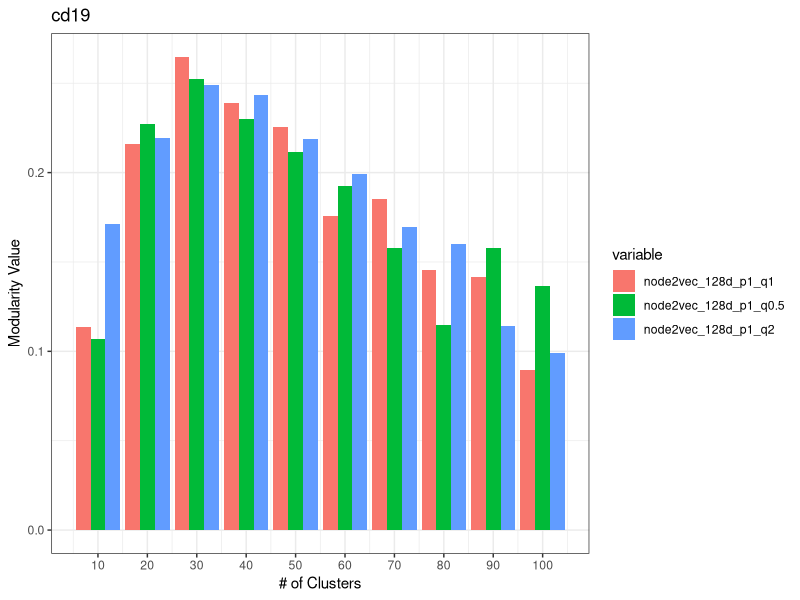
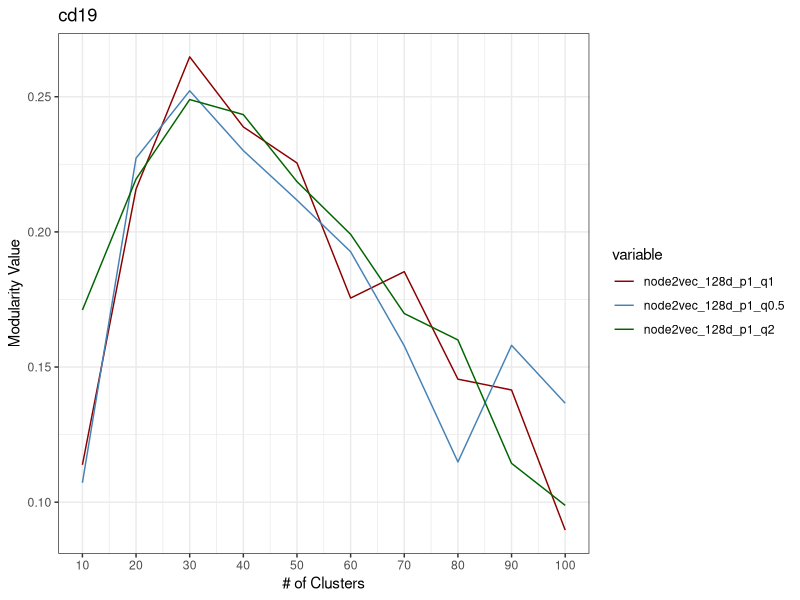

The R source for these figures, in order:
## ---- chunk 1
knitr::opts_chunk$set(echo = TRUE)
## ---- chunk 2
library("readxl")
library("dplyr")
library("tidyr")
library("tidyverse")
library("knitr")
library("ggplot2")
theme_set(theme_bw())
library("sf")
library("rnaturalearth")
library("rnaturalearthdata")
library("lubridate")
library(reshape2)
## ---- chunk 3
cells <- c("breast_variant_human_mammary_epithelial_cells_vhmec", "cd19", "cd34_primary_cells", "cd3_primary_cells", 
    "cd4_primary_cells", "cd56_primary_cells", "cd8_primary_cells", "fetal_adrenal_gland", "fetal_heart", "fetal_intestine_large", 
    "fetal_intestine_small", "fetal_kidney", "fetal_lung", "fetal_muscle", "fetal_muscle_arm", "fetal_muscle_back", 
    "fetal_muscle_leg", "fetal_muscle_lower_limb", "fetal_muscle_trunk", "fetal_ovary", "fetal_renal_cortex", 
    "fetal_renal_pelvis", "fetal_skin", "fetal_spinal_cord", "fetal_stomach", "fetal_testes", "fetal_thymus", "fibroblast", 
    "fibroblasts_fetal_skin_abdomen", "fibroblasts_fetal_skin_back", "fibroblasts_fetal_skin_biceps_left", "fibroblasts_fetal_skin_biceps_right", 
    "fibroblasts_fetal_skin_quadriceps_left", "fibroblasts_fetal_skin_quadriceps_right", "fibroblasts_fetal_skin_scalp", 
    "fibroblasts_fetal_skin_upper_back", "gastric_mucosa", "h1_bmp4_derived_mesendoderm_cultured_cells", "h1_bmp4_derived_trophoblast_cultured_cells", 
    "h1_cells", "h1_derived_mesenchymal_stem_cells", "h1_derived_neuronal_progenitor_cultured_cells", "h9_cells", 
    "imr90_fetal_lung_fibroblasts_cell_line", "keratinocyte", "melanocyte", "ovary", "pancreas", "placenta", 
    "psoas_muscle", "small_bowel_mucosa", "testes")


my_data <- read_excel("modularity_index.xlsx", col_names = FALSE)
## ---- chunk 4
print(as.integer(unlist(my_data[((1 - 1)*12+1 + 1):((1 - 1)*12+1 + 10), 2])))
## ---- chunk 5
for (rownum in 1:55){
  assign(as.character(my_data[(rownum - 1)*12+1,2]), as.integer(unlist(my_data[((rownum-1)*12+1 + 1):((rownum - 1)*12+1 + 10), 2])))
  for (i in 3:ncol(my_data)){
    assign(as.character(my_data[(rownum - 1)*12+1,i]), as.numeric(unlist(my_data[((rownum-1)*12+1 + 1):((rownum - 1)*12+1 + 10), i])))
  }
  
  df <- data.frame(cluster_num, spectral_clustering, node2vec_64d_p1_q1, node2vec_64d_p1_q0.5, node2vec_64d_p1_q2,
    node2vec_128d_p1_q1, node2vec_128d_p1_q0.5, node2vec_128d_p1_q2, node2vec_256d_p1_q1, node2vec_256d_p1_q0.5,
    node2vec_256d_p1_q2, DeepWalk_64d, DeepWalk_128d, DeepWalk_256d, Ohmnet_15_64d,
    Ohmnet_15_128d, Ohmnet_15_256d)
  
  assign(as.character(my_data[(rownum - 1)*12+1,1]), df)
}
## ---- chunk 6
dfm <- melt(cd19[,c('cluster_num','node2vec_128d_p1_q1','node2vec_128d_p1_q0.5','node2vec_128d_p1_q2')],id.vars = 1)
ggplot(dfm, aes(x=cluster_num, y = value)) + 
  geom_bar(aes(fill = variable),stat = "identity",position = "dodge") +
  labs(y= "Modularity Value", x= "# of Clusters") +
  scale_x_continuous(breaks=seq(0, 100, 10)) +
  ggtitle("cd19")
## ---- chunk 7
dfm_1 <- melt(cd19[,c('cluster_num','node2vec_128d_p1_q1','node2vec_128d_p1_q0.5','node2vec_128d_p1_q2')],id.vars = 1)
ggplot(dfm_1, aes(x=cluster_num, y = value)) + 
  geom_line(aes(color = variable, linetype = variable)) +
  scale_color_manual(values = c("darkred", "steelblue", "darkgreen")) +
  scale_linetype_manual(values=c("solid", "solid", "solid")) +
  labs(y= "Modularity Value", x= "# of Clusters") +
  scale_x_continuous(breaks=seq(0, 100, 10)) +
  ggtitle("cd19")
